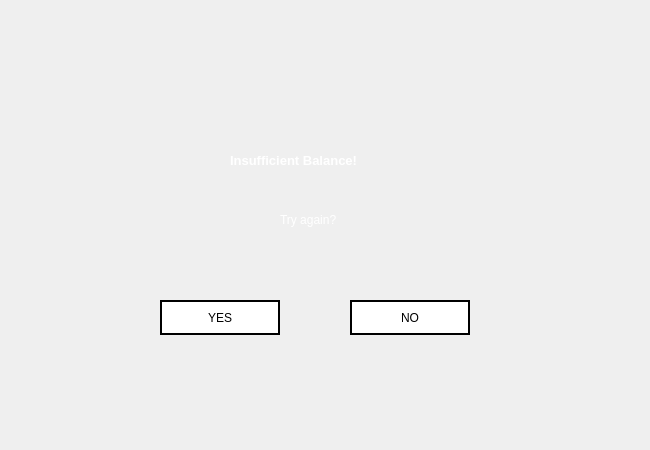
<?xml version="1.0" encoding="UTF-8"?>
<ui version="4.0">
 <class>Atm_Withdraw_Error_Insuff</class>
 <widget class="QWidget" name="Atm_Withdraw_Error_Insuff">
  <property name="geometry">
   <rect>
    <x>0</x>
    <y>0</y>
    <width>650</width>
    <height>450</height>
   </rect>
  </property>
  <property name="minimumSize">
   <size>
    <width>650</width>
    <height>450</height>
   </size>
  </property>
  <property name="maximumSize">
   <size>
    <width>650</width>
    <height>450</height>
   </size>
  </property>
  <property name="windowTitle">
   <string>WITHDRAW ERROR</string>
  </property>
  <property name="styleSheet">
   <string notr="true">QPushButton{
background: transparent;
background-color: white;
border: 2px solid black;
}

QPushButton:hover{
background-color: rgb(30, 30, 30);
color: white;
}

QPushButton:pressed
{
font: bold;
}

</string>
  </property>
  <widget class="QLabel" name="label">
   <property name="geometry">
    <rect>
     <x>230</x>
     <y>130</y>
     <width>211</width>
     <height>61</height>
    </rect>
   </property>
   <property name="font">
    <font>
     <pointsize>10</pointsize>
    </font>
   </property>
   <property name="text">
    <string>&lt;html&gt;&lt;head/&gt;&lt;body&gt;&lt;p&gt;&lt;span style=&quot; font-weight:600; color:#ffffff;&quot;&gt;Insufficient Balance!&lt;/span&gt;&lt;/p&gt;&lt;/body&gt;&lt;/html&gt;</string>
   </property>
  </widget>
  <widget class="QLabel" name="label_2">
   <property name="geometry">
    <rect>
     <x>280</x>
     <y>210</y>
     <width>81</width>
     <height>21</height>
    </rect>
   </property>
   <property name="font">
    <font>
     <pointsize>9</pointsize>
    </font>
   </property>
   <property name="text">
    <string>&lt;html&gt;&lt;head/&gt;&lt;body&gt;&lt;p&gt;&lt;span style=&quot; color:#ffffff;&quot;&gt;Try again?&lt;/span&gt;&lt;/p&gt;&lt;/body&gt;&lt;/html&gt;</string>
   </property>
  </widget>
  <widget class="QPushButton" name="no">
   <property name="geometry">
    <rect>
     <x>350</x>
     <y>300</y>
     <width>120</width>
     <height>35</height>
    </rect>
   </property>
   <property name="styleSheet">
    <string notr="true">QPushButton:hover{
background-color: rgb(80, 0, 0);
color: white;
}</string>
   </property>
   <property name="text">
    <string>NO</string>
   </property>
  </widget>
  <widget class="QPushButton" name="yes">
   <property name="geometry">
    <rect>
     <x>160</x>
     <y>300</y>
     <width>120</width>
     <height>35</height>
    </rect>
   </property>
   <property name="text">
    <string>YES</string>
   </property>
  </widget>
  <widget class="QLabel" name="label_3">
   <property name="geometry">
    <rect>
     <x>0</x>
     <y>0</y>
     <width>650</width>
     <height>450</height>
    </rect>
   </property>
   <property name="minimumSize">
    <size>
     <width>650</width>
     <height>450</height>
    </size>
   </property>
   <property name="maximumSize">
    <size>
     <width>650</width>
     <height>450</height>
    </size>
   </property>
   <property name="styleSheet">
    <string notr="true">border-image: url(:/images/clientbgErr.png);</string>
   </property>
   <property name="text">
    <string/>
   </property>
  </widget>
  <zorder>label_3</zorder>
  <zorder>label</zorder>
  <zorder>label_2</zorder>
  <zorder>no</zorder>
  <zorder>yes</zorder>
 </widget>
 <resources>
  <include location="resource.qrc"/>
 </resources>
 <connections/>
</ui>
